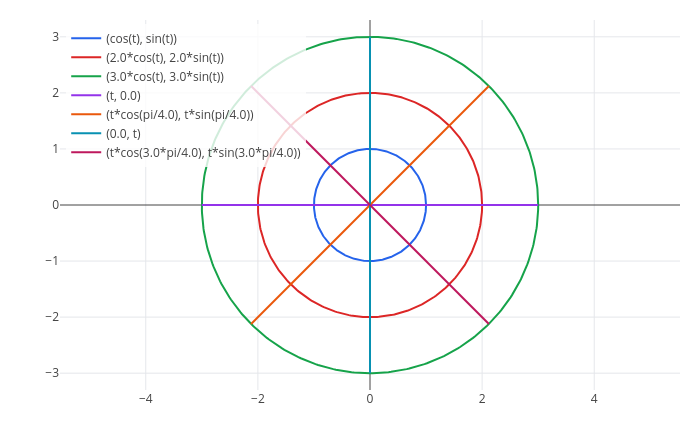

The notebook cell saved with this chart:
### Markdown cell above
The *space* is the same flat plane, but the *metric components* are different: $g_{\phi\phi} = r^2$ is not constant.
That is the first big lesson: **metric components depend on the coordinates**, so we must be careful when we ask
whether a space is curved. (Part 4 gives the coordinate-independent answer.)

Here is what the polar coordinate grid looks like. The circles are lines of constant $r$, the rays lines of constant
$\phi$:

### Code cell
c1 = parametric(cos(t), sin(t), t, 0, 2*pi);
c2 = parametric(2*cos(t), 2*sin(t), t, 0, 2*pi);
c3 = parametric(3*cos(t), 3*sin(t), t, 0, 2*pi);
l1 = parametric(t, 0, t, -3, 3);
l2 = parametric(t*cos(pi/4), t*sin(pi/4), t, -3, 3);
l3 = parametric(0, t, t, -3, 3);
l4 = parametric(t*cos(3*pi/4), t*sin(3*pi/4), t, -3, 3);
show(c1, c2, c3, l1, l2, l3, l4)

### Figure 1 — Plotly figure (JSON) as saved in the notebook; plotly's stock layout.template omitted (floating-point values rounded to 4 significant figures; data arrays with more than 128 entries replaced by an {"elided": "..."} marker saying what was removed)
{"data": [{"line": {"color": "#2563eb", "width": 2}, "mode": "lines", "name": "(cos(t), sin(t))", "type": "scatter", "x": {"elided": "402 float values"}, "y": {"elided": "402 float values"}}, {"line": {"color": "#dc2626", "width": 2}, "mode": "lines", "name": "(2.0*cos(t), 2.0*sin(t))", "type": "scatter", "x": {"elided": "402 float values"}, "y": {"elided": "402 float values"}}, {"line": {"color": "#16a34a", "width": 2}, "mode": "lines", "name": "(3.0*cos(t), 3.0*sin(t))", "type": "scatter", "x": {"elided": "402 float values"}, "y": {"elided": "402 float values"}}, {"line": {"color": "#9333ea", "width": 2}, "mode": "lines", "name": "(t, 0.0)", "type": "scatter", "x": {"elided": "402 float values"}, "y": {"elided": "402 int values"}}, {"line": {"color": "#ea580c", "width": 2}, "mode": "lines", "name": "(t*cos(pi/4.0), t*sin(pi/4.0))", "type": "scatter", "x": {"elided": "402 float values"}, "y": {"elided": "402 float values"}}, {"line": {"color": "#0891b2", "width": 2}, "mode": "lines", "name": "(0.0, t)", "type": "scatter", "x": {"elided": "402 int values"}, "y": {"elided": "402 float values"}}, {"line": {"color": "#be185d", "width": 2}, "mode": "lines", "name": "(t*cos(3.0*pi/4.0), t*sin(3.0*pi/4.0))", "type": "scatter", "x": {"elided": "402 float values"}, "y": {"elided": "402 float values"}}], "layout": {"height": 440, "legend": {"bgcolor": "rgba(255,255,255,0.8)", "x": 0.01, "y": 0.99}, "margin": {"b": 50, "l": 60, "r": 20, "t": 20}, "showlegend": true, "title": {"text": ""}, "width": 700, "xaxis": {"title": {"text": ""}, "zeroline": true}, "yaxis": {"range": [-3.3, 3.3], "scaleanchor": "x", "scaleratio": 1, "title": {"text": ""}, "zeroline": true}}}
